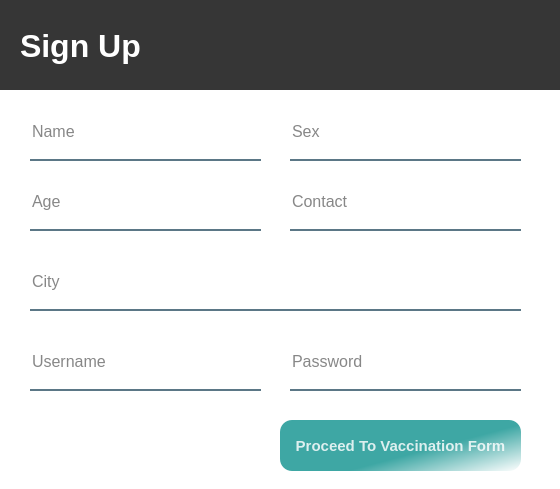
<?xml version="1.0" encoding="UTF-8"?>
<ui version="4.0">
 <class>Form</class>
 <widget class="QWidget" name="Form">
  <property name="geometry">
   <rect>
    <x>0</x>
    <y>0</y>
    <width>560</width>
    <height>489</height>
   </rect>
  </property>
  <property name="windowTitle">
   <string>Create New Account</string>
  </property>
  <property name="windowIcon">
   <iconset resource="resource.qrc">
    <normaloff>:/icons/icons/healthstatus.png</normaloff>:/icons/icons/healthstatus.png</iconset>
  </property>
  <widget class="QStackedWidget" name="stackedWidget">
   <property name="geometry">
    <rect>
     <x>0</x>
     <y>0</y>
     <width>561</width>
     <height>521</height>
    </rect>
   </property>
   <property name="currentIndex">
    <number>0</number>
   </property>
   <widget class="QWidget" name="page">
    <widget class="QLabel" name="label">
     <property name="geometry">
      <rect>
       <x>0</x>
       <y>0</y>
       <width>571</width>
       <height>91</height>
      </rect>
     </property>
     <property name="styleSheet">
      <string notr="true">background-color:rgb(54, 54, 54)</string>
     </property>
     <property name="text">
      <string/>
     </property>
    </widget>
    <widget class="QLabel" name="label_4">
     <property name="geometry">
      <rect>
       <x>0</x>
       <y>90</y>
       <width>571</width>
       <height>481</height>
      </rect>
     </property>
     <property name="styleSheet">
      <string notr="true">background-color: rgb(255, 255, 255)</string>
     </property>
     <property name="text">
      <string/>
     </property>
    </widget>
    <widget class="QLabel" name="label_3">
     <property name="geometry">
      <rect>
       <x>20</x>
       <y>20</y>
       <width>131</width>
       <height>51</height>
      </rect>
     </property>
     <property name="font">
      <font>
       <pointsize>24</pointsize>
       <weight>75</weight>
       <bold>true</bold>
      </font>
     </property>
     <property name="styleSheet">
      <string notr="true">color:rgb(255, 255, 255)</string>
     </property>
     <property name="text">
      <string>Sign Up</string>
     </property>
    </widget>
    <widget class="QLineEdit" name="Age_LineEdit">
     <property name="geometry">
      <rect>
       <x>30</x>
       <y>180</y>
       <width>231</width>
       <height>51</height>
      </rect>
     </property>
     <property name="font">
      <font>
       <pointsize>12</pointsize>
      </font>
     </property>
     <property name="styleSheet">
      <string notr="true">background-color: rgba(0, 0, 0, 0);
border: none;
border-bottom: 2px solid rgba(46, 82, 101, 200);
color: rgba(0, 0, 0, 240);
padding-bottom: 7px;</string>
     </property>
     <property name="placeholderText">
      <string>Age</string>
     </property>
    </widget>
    <widget class="QLineEdit" name="Sex_LineEdit">
     <property name="geometry">
      <rect>
       <x>290</x>
       <y>110</y>
       <width>231</width>
       <height>51</height>
      </rect>
     </property>
     <property name="font">
      <font>
       <pointsize>12</pointsize>
      </font>
     </property>
     <property name="styleSheet">
      <string notr="true">background-color: rgba(0, 0, 0, 0);
border: none;
border-bottom: 2px solid rgba(46, 82, 101, 200);
color: rgba(0, 0, 0, 240);
padding-bottom: 7px;</string>
     </property>
     <property name="placeholderText">
      <string>Sex</string>
     </property>
    </widget>
    <widget class="QLineEdit" name="Contact_LineEdit">
     <property name="geometry">
      <rect>
       <x>290</x>
       <y>180</y>
       <width>231</width>
       <height>51</height>
      </rect>
     </property>
     <property name="font">
      <font>
       <pointsize>12</pointsize>
      </font>
     </property>
     <property name="styleSheet">
      <string notr="true">background-color: rgba(0, 0, 0, 0);
border: none;
border-bottom: 2px solid rgba(46, 82, 101, 200);
color: rgba(0, 0, 0, 240);
padding-bottom: 7px;</string>
     </property>
     <property name="placeholderText">
      <string>Contact</string>
     </property>
    </widget>
    <widget class="QLineEdit" name="PasswordReg_LinedEdit">
     <property name="geometry">
      <rect>
       <x>290</x>
       <y>340</y>
       <width>231</width>
       <height>51</height>
      </rect>
     </property>
     <property name="font">
      <font>
       <pointsize>12</pointsize>
      </font>
     </property>
     <property name="styleSheet">
      <string notr="true">background-color: rgba(0, 0, 0, 0);
border: none;
border-bottom: 2px solid rgba(46, 82, 101, 200);
color: rgba(0, 0, 0, 240);
padding-bottom: 7px;</string>
     </property>
     <property name="placeholderText">
      <string>Password</string>
     </property>
    </widget>
    <widget class="QPushButton" name="Proceed_Button">
     <property name="geometry">
      <rect>
       <x>280</x>
       <y>420</y>
       <width>241</width>
       <height>51</height>
      </rect>
     </property>
     <property name="font">
      <font>
       <pointsize>11</pointsize>
       <weight>75</weight>
       <bold>true</bold>
      </font>
     </property>
     <property name="mouseTracking">
      <bool>true</bool>
     </property>
     <property name="styleSheet">
      <string notr="true">QPushButton {
	background-color: qlineargradient(spread:pad, x1:0.119, y1:0.307, x2:1, y2:1, stop:0.494318 rgba(62, 167, 164, 255), stop:1 rgba(255, 255, 255, 255));
	
	color: rgba(255, 255, 255, 210);
	border-radius: 12px;
}

QPushButton:hover {
	background-color: qlineargradient(spread:pad, x1:0.534, y1:0.613636, x2:1, y2:1, stop:0 rgba(96, 178, 189, 246), stop:1 rgba(255, 255, 255, 255));
}
QPushButton:pressed {
	padding-left: 5px;
	padding-top: 5px;
	background-color: qlineargradient(spread:pad, x1:0.534, y1:0.613636, x2:1, y2:1, stop:0 rgba(96, 178, 189, 246), stop:1 rgba(255, 255, 255, 255));
}</string>
     </property>
     <property name="text">
      <string>Proceed To Vaccination Form</string>
     </property>
     <property name="autoDefault">
      <bool>false</bool>
     </property>
     <property name="default">
      <bool>false</bool>
     </property>
    </widget>
    <widget class="QLineEdit" name="Name_LineEdit">
     <property name="geometry">
      <rect>
       <x>30</x>
       <y>110</y>
       <width>231</width>
       <height>51</height>
      </rect>
     </property>
     <property name="font">
      <font>
       <pointsize>12</pointsize>
      </font>
     </property>
     <property name="styleSheet">
      <string notr="true">background-color: rgba(0, 0, 0, 0);
border: none;
border-bottom: 2px solid rgba(46, 82, 101, 200);
color: rgba(0, 0, 0, 240);
padding-bottom: 7px;</string>
     </property>
     <property name="placeholderText">
      <string>Name</string>
     </property>
    </widget>
    <widget class="QLineEdit" name="City_LineEdit">
     <property name="geometry">
      <rect>
       <x>30</x>
       <y>260</y>
       <width>491</width>
       <height>51</height>
      </rect>
     </property>
     <property name="font">
      <font>
       <pointsize>12</pointsize>
      </font>
     </property>
     <property name="styleSheet">
      <string notr="true">background-color: rgba(0, 0, 0, 0);
border: none;
border-bottom: 2px solid rgba(46, 82, 101, 200);
color: rgba(0, 0, 0, 240);
padding-bottom: 7px;</string>
     </property>
     <property name="placeholderText">
      <string>City</string>
     </property>
    </widget>
    <widget class="QLineEdit" name="UserNameReg_LineEdit">
     <property name="geometry">
      <rect>
       <x>30</x>
       <y>340</y>
       <width>231</width>
       <height>51</height>
      </rect>
     </property>
     <property name="font">
      <font>
       <pointsize>12</pointsize>
      </font>
     </property>
     <property name="styleSheet">
      <string notr="true">background-color: rgba(0, 0, 0, 0);
border: none;
border-bottom: 2px solid rgba(46, 82, 101, 200);
color: rgba(0, 0, 0, 240);
padding-bottom: 7px;</string>
     </property>
     <property name="placeholderText">
      <string>Username</string>
     </property>
    </widget>
   </widget>
   <widget class="QWidget" name="page_2">
    <widget class="QLabel" name="label_2">
     <property name="geometry">
      <rect>
       <x>0</x>
       <y>0</y>
       <width>571</width>
       <height>91</height>
      </rect>
     </property>
     <property name="styleSheet">
      <string notr="true">background-color:rgb(54, 54, 54)</string>
     </property>
     <property name="text">
      <string/>
     </property>
    </widget>
    <widget class="QLabel" name="label_5">
     <property name="geometry">
      <rect>
       <x>0</x>
       <y>90</y>
       <width>571</width>
       <height>411</height>
      </rect>
     </property>
     <property name="styleSheet">
      <string notr="true">background-color: rgb(255, 255, 255)</string>
     </property>
     <property name="text">
      <string/>
     </property>
    </widget>
    <widget class="QWidget" name="horizontalLayoutWidget_3">
     <property name="geometry">
      <rect>
       <x>110</x>
       <y>330</y>
       <width>211</width>
       <height>51</height>
      </rect>
     </property>
     <layout class="QHBoxLayout" name="horizontalLayout_3">
      <item>
       <widget class="QRadioButton" name="Question3_Yes_3">
        <property name="text">
         <string>Yes</string>
        </property>
       </widget>
      </item>
      <item>
       <widget class="QRadioButton" name="Question3_No_3">
        <property name="text">
         <string>No</string>
        </property>
       </widget>
      </item>
     </layout>
    </widget>
    <widget class="QLabel" name="Question2">
     <property name="geometry">
      <rect>
       <x>30</x>
       <y>210</y>
       <width>431</width>
       <height>51</height>
      </rect>
     </property>
     <property name="text">
      <string>Have you had face to face contact with a probable or confirmed COVID - 19 case 
within 1 meter for more than 15 minutes for the past 14 days?</string>
     </property>
    </widget>
    <widget class="QPushButton" name="Next_PushButton">
     <property name="geometry">
      <rect>
       <x>370</x>
       <y>390</y>
       <width>141</width>
       <height>51</height>
      </rect>
     </property>
     <property name="font">
      <font>
       <pointsize>11</pointsize>
       <weight>75</weight>
       <bold>true</bold>
      </font>
     </property>
     <property name="mouseTracking">
      <bool>true</bool>
     </property>
     <property name="styleSheet">
      <string notr="true">QPushButton {
	background-color: qlineargradient(spread:pad, x1:0.119, y1:0.307, x2:1, y2:1, stop:0.494318 rgba(62, 167, 164, 255), stop:1 rgba(255, 255, 255, 255));
	
	color: rgba(255, 255, 255, 210);
	border-radius: 12px;
}

QPushButton:hover {
	background-color: qlineargradient(spread:pad, x1:0.534, y1:0.613636, x2:1, y2:1, stop:0 rgba(96, 178, 189, 246), stop:1 rgba(255, 255, 255, 255));
}
QPushButton:pressed {
	padding-left: 5px;
	padding-top: 5px;
	background-color: qlineargradient(spread:pad, x1:0.534, y1:0.613636, x2:1, y2:1, stop:0 rgba(96, 178, 189, 246), stop:1 rgba(255, 255, 255, 255));
}</string>
     </property>
     <property name="text">
      <string>Next</string>
     </property>
     <property name="autoDefault">
      <bool>false</bool>
     </property>
     <property name="default">
      <bool>false</bool>
     </property>
    </widget>
    <widget class="QWidget" name="horizontalLayoutWidget">
     <property name="geometry">
      <rect>
       <x>110</x>
       <y>170</y>
       <width>211</width>
       <height>51</height>
      </rect>
     </property>
     <layout class="QHBoxLayout" name="horizontalLayout">
      <item>
       <widget class="QRadioButton" name="Question1_Yes">
        <property name="text">
         <string>Yes</string>
        </property>
       </widget>
      </item>
      <item>
       <widget class="QRadioButton" name="Question1_No">
        <property name="text">
         <string>No</string>
        </property>
       </widget>
      </item>
     </layout>
    </widget>
    <widget class="QWidget" name="horizontalLayoutWidget_2">
     <property name="geometry">
      <rect>
       <x>110</x>
       <y>250</y>
       <width>211</width>
       <height>51</height>
      </rect>
     </property>
     <layout class="QHBoxLayout" name="horizontalLayout_2">
      <item>
       <widget class="QRadioButton" name="Question2_Yes_2">
        <property name="text">
         <string>Yes</string>
        </property>
       </widget>
      </item>
      <item>
       <widget class="QRadioButton" name="Question2_No_2">
        <property name="text">
         <string>No</string>
        </property>
       </widget>
      </item>
     </layout>
    </widget>
    <widget class="QLabel" name="Question3">
     <property name="geometry">
      <rect>
       <x>30</x>
       <y>290</y>
       <width>431</width>
       <height>51</height>
      </rect>
     </property>
     <property name="text">
      <string>Have you provided direct care for a patient with probable or confirmed COVID - 19 
case without using proper personal protective equipment for the past 14 days?</string>
     </property>
    </widget>
    <widget class="QLabel" name="Question1">
     <property name="geometry">
      <rect>
       <x>30</x>
       <y>130</y>
       <width>431</width>
       <height>51</height>
      </rect>
     </property>
     <property name="text">
      <string>Are you currently experiencing any type of the following symptoms: sore throat,
body pains, headache, fever?</string>
     </property>
    </widget>
    <widget class="QLabel" name="label_6">
     <property name="geometry">
      <rect>
       <x>20</x>
       <y>20</y>
       <width>291</width>
       <height>51</height>
      </rect>
     </property>
     <property name="font">
      <font>
       <pointsize>24</pointsize>
       <weight>75</weight>
       <bold>true</bold>
      </font>
     </property>
     <property name="styleSheet">
      <string notr="true">color:rgb(255, 255, 255)</string>
     </property>
     <property name="text">
      <string>Vaccination Form</string>
     </property>
    </widget>
   </widget>
   <widget class="QWidget" name="page_3">
    <widget class="QLabel" name="label_7">
     <property name="geometry">
      <rect>
       <x>0</x>
       <y>0</y>
       <width>571</width>
       <height>91</height>
      </rect>
     </property>
     <property name="styleSheet">
      <string notr="true">background-color:rgb(54, 54, 54)</string>
     </property>
     <property name="text">
      <string/>
     </property>
    </widget>
    <widget class="QLabel" name="label_8">
     <property name="geometry">
      <rect>
       <x>0</x>
       <y>90</y>
       <width>571</width>
       <height>411</height>
      </rect>
     </property>
     <property name="styleSheet">
      <string notr="true">background-color: rgb(255, 255, 255)</string>
     </property>
     <property name="text">
      <string/>
     </property>
    </widget>
    <widget class="QWidget" name="horizontalLayoutWidget_5">
     <property name="geometry">
      <rect>
       <x>110</x>
       <y>140</y>
       <width>211</width>
       <height>51</height>
      </rect>
     </property>
     <layout class="QHBoxLayout" name="horizontalLayout_9">
      <item>
       <widget class="QRadioButton" name="Question4_Yes">
        <property name="text">
         <string>Yes</string>
        </property>
       </widget>
      </item>
      <item>
       <widget class="QRadioButton" name="Question4_No">
        <property name="text">
         <string>No</string>
        </property>
       </widget>
      </item>
     </layout>
    </widget>
    <widget class="QWidget" name="horizontalLayoutWidget_4">
     <property name="geometry">
      <rect>
       <x>110</x>
       <y>220</y>
       <width>211</width>
       <height>51</height>
      </rect>
     </property>
     <layout class="QHBoxLayout" name="horizontalLayout_8">
      <item>
       <widget class="QRadioButton" name="Question5_Yes">
        <property name="text">
         <string>Yes</string>
        </property>
       </widget>
      </item>
      <item>
       <widget class="QRadioButton" name="Question5_No">
        <property name="text">
         <string>No</string>
        </property>
       </widget>
      </item>
     </layout>
    </widget>
    <widget class="QLabel" name="label_9">
     <property name="geometry">
      <rect>
       <x>30</x>
       <y>190</y>
       <width>431</width>
       <height>51</height>
      </rect>
     </property>
     <property name="text">
      <string>Have you traveled outside in the current city/municipality where you reside?</string>
     </property>
    </widget>
    <widget class="QLabel" name="label_10">
     <property name="geometry">
      <rect>
       <x>30</x>
       <y>110</y>
       <width>431</width>
       <height>51</height>
      </rect>
     </property>
     <property name="text">
      <string>Have you traveled outside of the Philippines in the last 14 days?</string>
     </property>
    </widget>
    <widget class="QPushButton" name="Register_PushButton">
     <property name="geometry">
      <rect>
       <x>370</x>
       <y>390</y>
       <width>141</width>
       <height>51</height>
      </rect>
     </property>
     <property name="font">
      <font>
       <pointsize>11</pointsize>
       <weight>75</weight>
       <bold>true</bold>
      </font>
     </property>
     <property name="mouseTracking">
      <bool>true</bool>
     </property>
     <property name="styleSheet">
      <string notr="true">QPushButton {
	background-color: qlineargradient(spread:pad, x1:0.119, y1:0.307, x2:1, y2:1, stop:0.494318 rgba(62, 167, 164, 255), stop:1 rgba(255, 255, 255, 255));
	
	color: rgba(255, 255, 255, 210);
	border-radius: 12px;
}

QPushButton:hover {
	background-color: qlineargradient(spread:pad, x1:0.534, y1:0.613636, x2:1, y2:1, stop:0 rgba(96, 178, 189, 246), stop:1 rgba(255, 255, 255, 255));
}
QPushButton:pressed {
	padding-left: 5px;
	padding-top: 5px;
	background-color: qlineargradient(spread:pad, x1:0.534, y1:0.613636, x2:1, y2:1, stop:0 rgba(96, 178, 189, 246), stop:1 rgba(255, 255, 255, 255));
}</string>
     </property>
     <property name="text">
      <string>Register</string>
     </property>
     <property name="autoDefault">
      <bool>false</bool>
     </property>
     <property name="default">
      <bool>false</bool>
     </property>
    </widget>
    <widget class="QLabel" name="label_11">
     <property name="geometry">
      <rect>
       <x>20</x>
       <y>20</y>
       <width>291</width>
       <height>51</height>
      </rect>
     </property>
     <property name="font">
      <font>
       <pointsize>24</pointsize>
       <weight>75</weight>
       <bold>true</bold>
      </font>
     </property>
     <property name="styleSheet">
      <string notr="true">color:rgb(255, 255, 255)</string>
     </property>
     <property name="text">
      <string>Vaccination Form</string>
     </property>
    </widget>
   </widget>
  </widget>
 </widget>
 <resources>
  <include location="resource.qrc"/>
 </resources>
 <connections/>
</ui>
